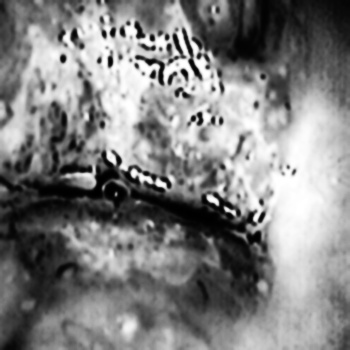
#> input picture datasets/dataset_g/cropped_image_after_iva_reference_4/equalized/abnormal/ADO1.jpg, 350 x 350 px; its folder holds only this picture in this run
$ python multiotsu_segmentation_v1.py
#> lines starting #> are read from the running program, lines starting #| are printed output that depends on the picture; after the words box and inside, x2 and y2 are one past the last pixel; in counts of white or black regions, pixels touching at a corner belong together
import cv2 as cv
import numpy as np
import os
import glob
from tqdm import tqdm
from skimage.filters import threshold_multiotsu
from skimage import img_as_ubyte
import matplotlib.pyplot as plt

def multi_otsu_segmentation(input_root: str, output_root: str, classes: int = 5) -> None:
    """
    Apply Multi-Otsu thresholding segmentation on grayscale images in class subdirectories.

    Parameters:
        input_root (str): Root directory containing 'normal' and 'abnormal' folders with images.
        output_root (str): Directory where binary masks will be saved.
        classes (int): Number of classes for thresholding (default: 5).
    """
#> called with classes = 5
    # Get all image paths in subdirectories (normal, abnormal)
    image_paths = glob.glob(os.path.join(input_root, "*", "*"))

    print(f"Found {len(image_paths)} images for segmentation.")

    for img_path in tqdm(image_paths, desc="Multi-Otsu Segmentation", ncols=100):
        # Read image in grayscale
        img = cv.imread(img_path, cv.IMREAD_GRAYSCALE)
#> img is the input picture: shape (350, 350); min 0, max 255, mean 128.5
        if img is None:
            print(f"Warning: Could not read image: {img_path}")
            continue

        # Apply Multi-Otsu thresholding
        thresholds = threshold_multiotsu(img, classes=classes)
#> thresholds = [51, 103, 154, 204]
        regions = np.digitize(img, bins=thresholds)
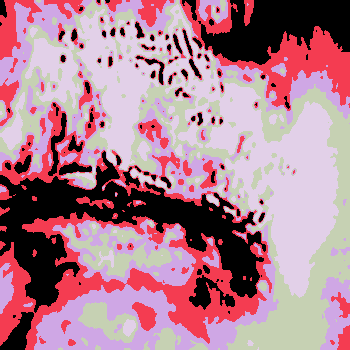
#> regions: shape (350, 350) int64; 5 distinct labels, from 0 to 4; one colour per label, 0 black

        # Create binary mask of highest intensity region only
        output = (regions * (255 // (regions.max() + 1))).astype(np.uint8)
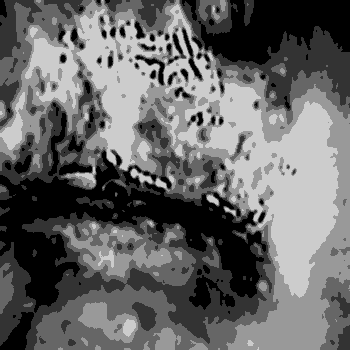
#> output: shape (350, 350); min 0, max 204, mean 102.9
        output[output < np.unique(output)[-1]] = 0
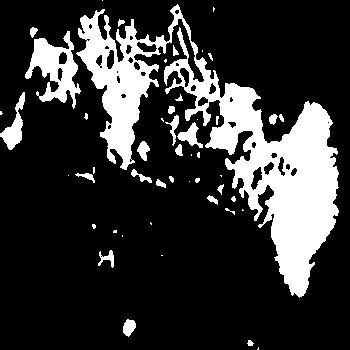
#> output: shape (350, 350); values 0 (black) and 204 (white), 20.6% white; 49 white regions (21 under 20 px), largest, box (x1, y1, x2, y2) and area: (76, 4, 339, 298) 20865, (25, 31, 81, 109) 1942, (0, 92, 25, 150) 558
        output[output >= np.unique(output)[-1]] = 1

        # Prepare save path
        rel_path = os.path.relpath(img_path, input_root)  # e.g., normal/image1.jpg
        save_path = os.path.join(output_root, rel_path)
        os.makedirs(os.path.dirname(save_path), exist_ok=True)

        # Save binary mask image
        plt.imsave(save_path, output, cmap='gray')
#> pass 2 of the loop in multi_otsu_segmentation, `for img_path in tqdm(image_paths, desc="Multi-Otsu Segmentation", ncol..`:
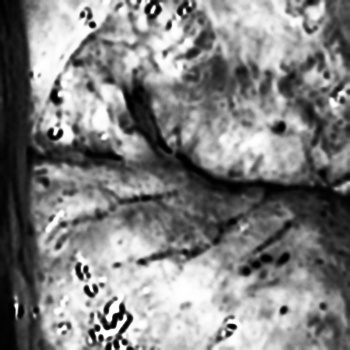
#> input picture datasets/dataset_g/cropped_image_after_iva_reference_4/equalized/normal/ADU1.jpg, 350 x 350 px
#> in multi_otsu_segmentation, img is the input picture: shape (350, 350); min 0, max 255, mean 129.1
#> thresholds = [51, 103, 154, 205]
#> in multi_otsu_segmentation, `regions = np.digitize(img, bins=thresholds)`:
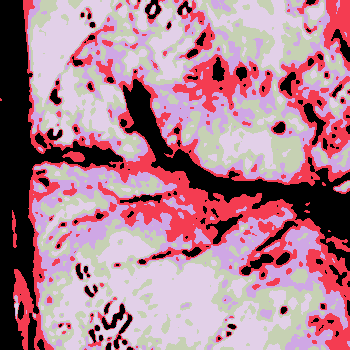
#> regions: shape (350, 350) int64; 5 distinct labels, from 0 to 4; one colour per label, 0 black
#> in multi_otsu_segmentation, `output[output < np.unique(output)[-1]] = 0`:
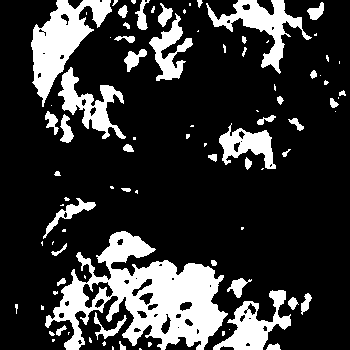
#> output: shape (350, 350); values 0 (black) and 204 (white), 20.8% white; 89 white regions (47 under 20 px), largest, box (x1, y1, x2, y2) and area: (45, 231, 228, 350) 9853, (31, 0, 112, 107) 3513, (206, 0, 312, 74) 2208

    print(f"Segmentation complete. Masks saved to: {output_root}")

if __name__ == "__main__":
    # Define your input and output directories here
    input_dir = "../datasets/dataset_g/cropped_image_after_iva_reference_4/equalized"
    output_dir = "../datasets/dataset_g/cropped_image_after_iva_reference_4/equalized_mask"

    # Run segmentation
    multi_otsu_segmentation(input_dir, output_dir, classes=5)
